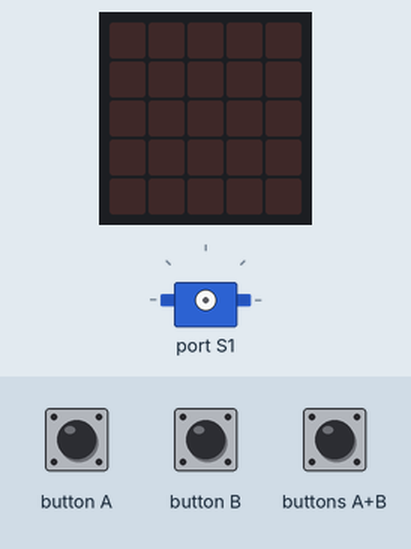
Simulated run of this program. Board: BBC micro:bit (MakeCode). Parts: the board's 5×5 LED display, servo. The test bench sets the inputs (shaded band).

Above: at 1.2 s.
1.3 s: buttons A+B pressed for 0.15 s
At 2.5 s:
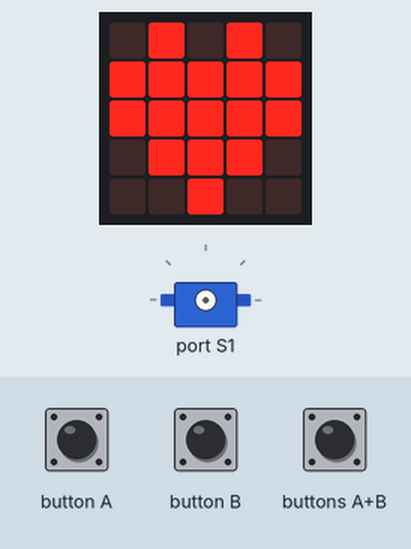
2.9 s: button A pressed for 0.15 s
4.5 s: button B pressed for 0.15 s
At 5.0 s:
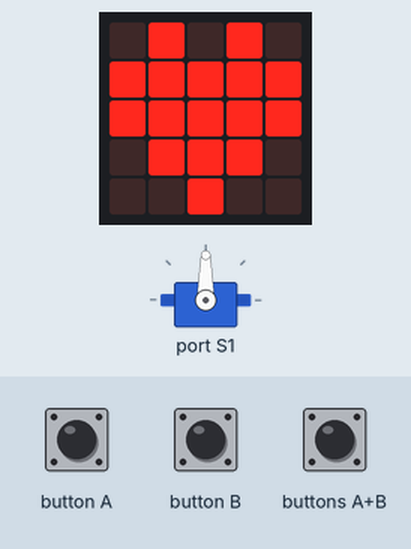
Timing chart, 0 to 7.5 s (numbered marks = the images above; inputs shaded):
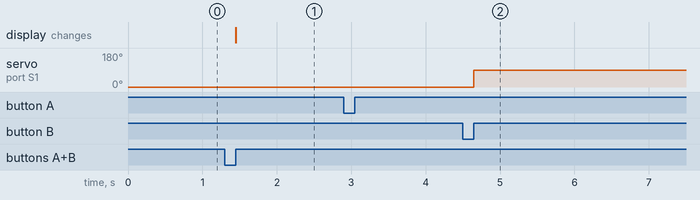

Measured:
- after the input at 1.3 s, the display: changes after 0.15 s (image 1)
- after the input at 4.5 s, servo on port S1: 0° → 90° after 0.15 s

The program:

main.ts
```typescript
input.onButtonPressed(Button.A, function () {
    robotbit.Servo(robotbit.Servos.S1, 0)
})
input.onButtonPressed(Button.AB, function () {
    basic.showIcon(IconNames.Heart)
})
input.onButtonPressed(Button.B, function () {
    robotbit.Servo(robotbit.Servos.S1, 90)
})
basic.forever(function () {

})
```

test.ts
```typescript
// 在這裡測試；當此封包作為擴充功能時，將不會編譯此內容。
```
